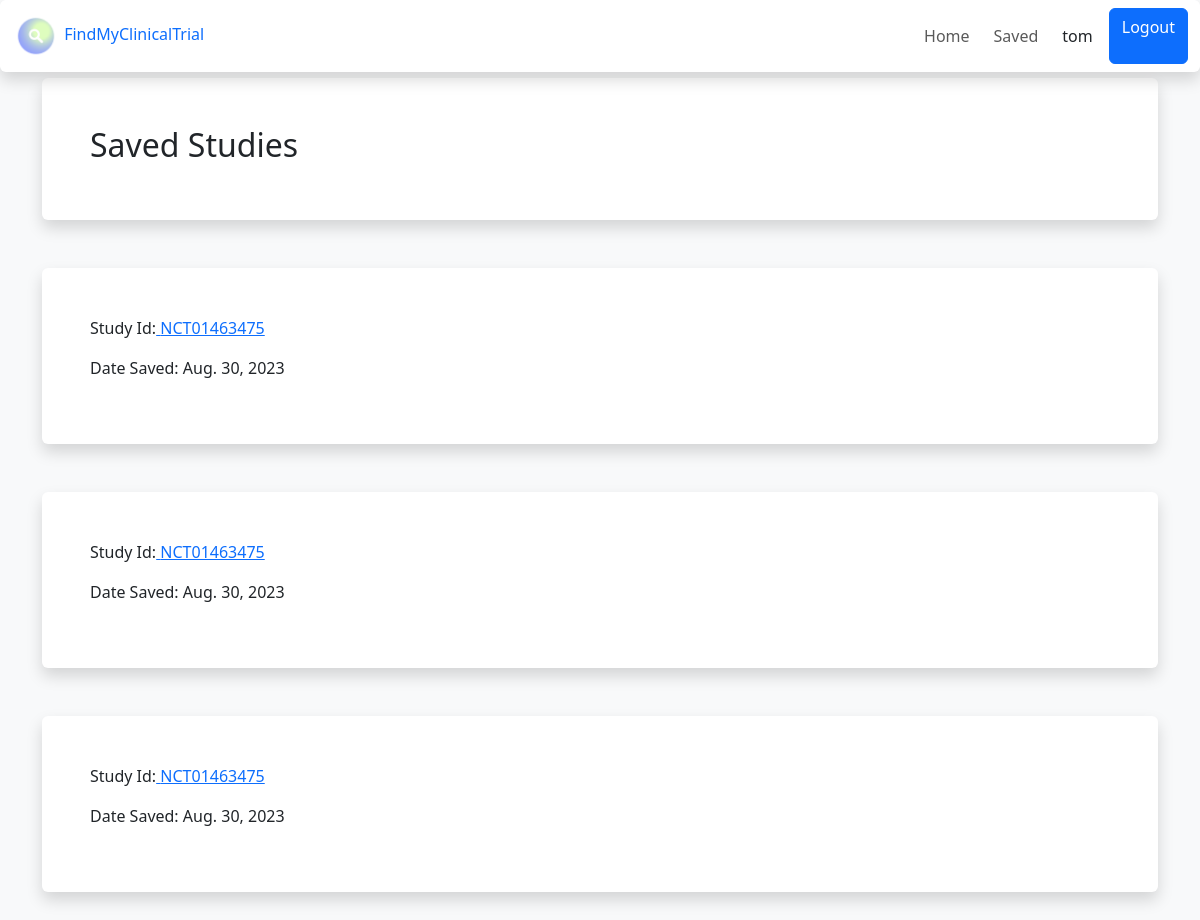
/saved_single_results/ (signed in), run on the app's committed database.
### apiconnect/models.py (models this page shows)
class SingleResult(models.Model):
    owner = models.ForeignKey(User, on_delete=models.CASCADE, null=True)
    nctId = models.TextField(null=False, blank = False)
    save_date = models.DateField(auto_now=True)
    class Meta:
        ordering = ['-save_date']

### apiconnect/views.py (the view)
# urls.py: path('saved_single_results/', views.saved_single_results, name='saved_single_results'),
@login_required
def saved_single_results(request):
    studies_query = SingleResult.objects.filter(owner=request.user).order_by('-save_date')
    studies = []
    idx = 1
    for result in studies_query:
        result_dict = {
            'idx': idx,
            'nctId': result.nctId,
            'save_date': result.save_date
        }
        studies.append(result_dict)
        idx += 1
    print(studies)
    context = {'singleResults': studies}
    return render(request, 'apiconnect/saved_single_results.html', context)

### apiconnect/templates/apiconnect/saved_single_results.html (shortened to what this page needs)
{% extends 'main.html' %}
{% block content %}
<div class="shadow p-5 mt-5 mb-5 bg-white rounded" id="resultsTable" style="overflow: auto;">
<h2>Saved Studies</h2>
</div>
    {% for study in singleResults %}
    <div class="shadow p-5 mt-5 mb-5 bg-white rounded" id="singleResultsTable" style="overflow: auto;">
        <p>Study Id:<a href="#" onclick="submitForm('{{ study.idx }}'); return false;"> {{ study.nctId }} </a> </p>
        <p>Date Saved: {{ study.save_date }}</p>
    </div>
    {% empty %}
    <div class="shadow p-5 mt-5 mb-5 bg-white rounded" id="resultsTable" style="overflow: auto;">
        No saved studies yet.
    {% endfor %}
    </div>
{% endblock %}

### templates/navbar.html (shortened to what this page needs)
{% load static %}
<nav id="mdb-navbar" class="  navbar fixed-top navbar-expand-lg navbar-light bg-white shadow rounded" >
    <div class="container-fluid">
        <a href="{% url 'home' %}" class="header__logo text-decoration-none">
            <img class="img-fluid" src="{% static 'apiconnect/images/logo.png' %}" style="width: 3em;" />
            <span>FindMyClinicalTrial</span>
        </a>
      <span id="dpl-navbar-new-right-buttons" class="navbar-nav ms-auto d-flex flex-row">
      <ul id="main-navbar" class="nav navbar-nav nav-flex-icons ml-auto ms-auto flex-row">
        <li class="nav-item m-2 me-lg-0 ">
            <a class="nav-link" href="/">
              <span class="d-none d-lg-inline-block">Home</span>
            </a>
        </li>
        {% if request.user.is_authenticated %}
        <li class="nav-item m-2 me-lg-0 ">
          <a class="nav-link" href="{% url 'saved' %}">
            <span class="d-none d-lg-inline-block">Saved</span>
          </a>
        </li>
        {% endif %}
        {% if request.user.is_authenticated %}
        <span class="m-3">{{request.user}}</span>
        <a class="btn btn-primary" href="{% url 'logout' %}">Logout</a>
        {% else %}
        <a class="btn btn-primary" href="{% url 'login' %}">Login</a>
        {% endif %}
    </div>
</nav>
<header class="header header--loggedIn">
    <div class="container">
        <form  method="GET" action="{% url 'home' %}">
            <label>
            </label>
        </form>
    </div>
</header>

### data on the page
SingleResult: nctId "NCT01463475", save_date "Aug. 30, 2023"
SingleResult: nctId "NCT01463475", save_date "Aug. 30, 2023"
SingleResult: nctId "NCT01463475", save_date "Aug. 30, 2023"

### other printed values
{{ request.user }} "tom"
